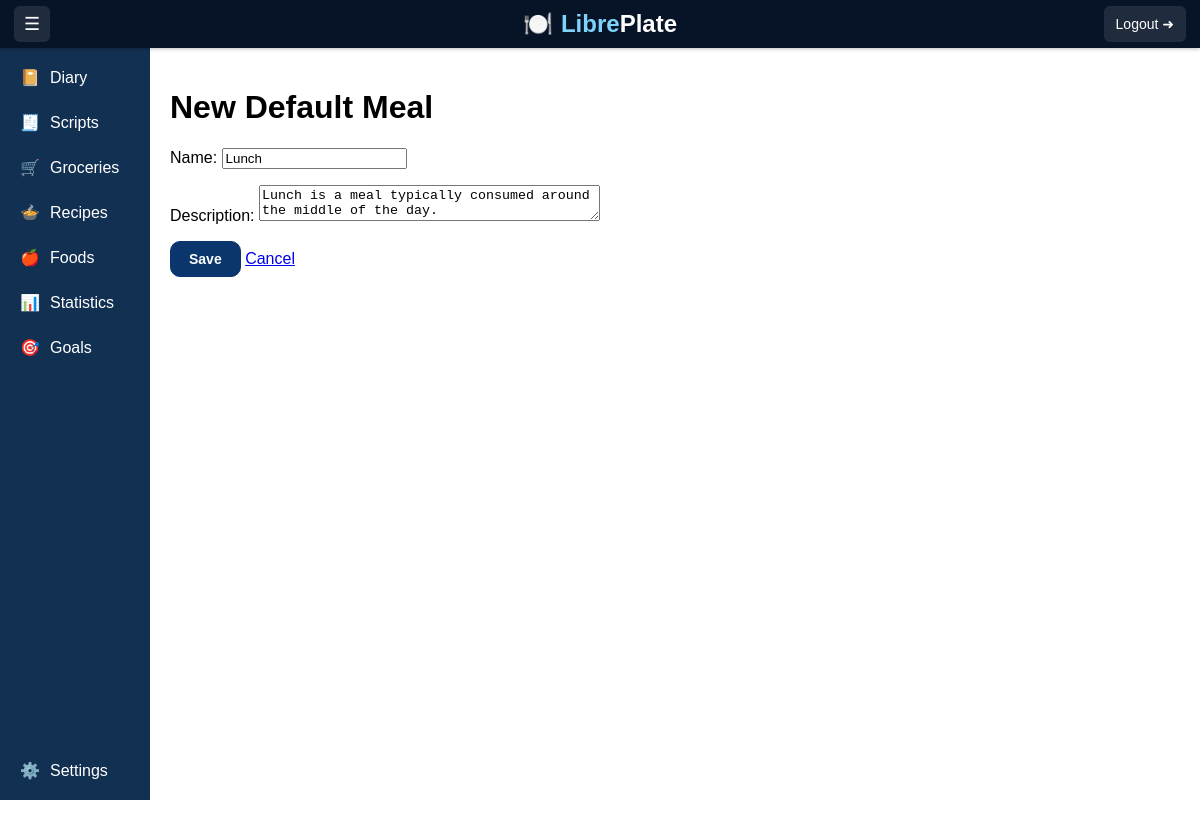
Screenshot of /settings/default_meals/2/edit/ (signed in) with the database file from the repository.
### settings/models.py (models this page shows, shortened)
class DefaultMeal(models.Model):
    name = models.CharField(max_length=255)
    order = models.PositiveIntegerField(default=0)
    description = models.TextField(blank=True, null=True)
    user = models.ForeignKey(
        User, on_delete=models.CASCADE, related_name="default_meals"
    )
    class Meta:
        ordering = ["order"]

### settings/views.py (the view)
@login_required
def edit_default_meal(request, pk):
    default_meal = get_object_or_404(DefaultMeal, pk=pk)
    if default_meal.user and default_meal.user != request.user:
        return redirect("default_meals")  # Or raise PermissionDenied
    if request.method == "POST":
        form = DefaultMealForm(request.POST, instance=default_meal)
        if form.is_valid():
            form.save()
            return redirect("default_meals")
    else:
        form = DefaultMealForm(instance=default_meal)
    return render(
        request, "settings/default_meals/default_meal_form.html", {"form": form}
    )

### settings/forms.py
class DefaultMealForm(forms.ModelForm):
    class Meta:
        model = DefaultMeal
        fields = ["name", "description"]
        widgets = {
            "description": forms.Textarea(attrs={"rows": 2}),
        }

### settings/templates/settings/default_meals/default_meal_form.html (shortened to what this page needs)
{% extends 'base.html' %}
{% block content %}
<div class="container">
    <h1>{% if default_meal %}Edit Default Meal{% else %}New Default Meal{% endif %}</h1>
    <form method="post">
        {{ form.as_p }}
        <button type="submit" class="btn btn-primary">Save</button>
        <a href="{% url 'default_meals' %}">Cancel</a>
    </form>
</div>
{% endblock %}

### templates/base.html (style rules this page uses)
.btn { display: inline-flex; align-items: center; justify-content: center; gap: 8px; padding: 10px 18px; border-radius: 10px; font-size: 14px; font-weight: 600; line-height: 1; text-decoration: none; cursor: pointer; border: 1px solid transparent; transition: all .2s ease; font-family: inherit; box-sizing: border-box; }
.btn-primary { background: #0b356d; color: #fff; border-color: #0b356d; }
html, body { margin: 0; height: 100%; font-family: Arial, sans-serif; }
body { margin: 0; height: 100vh; }

### rows the page displays
DefaultMeal: name "Lunch", description "Lunch is a meal typically consumed around the middle of the day."
